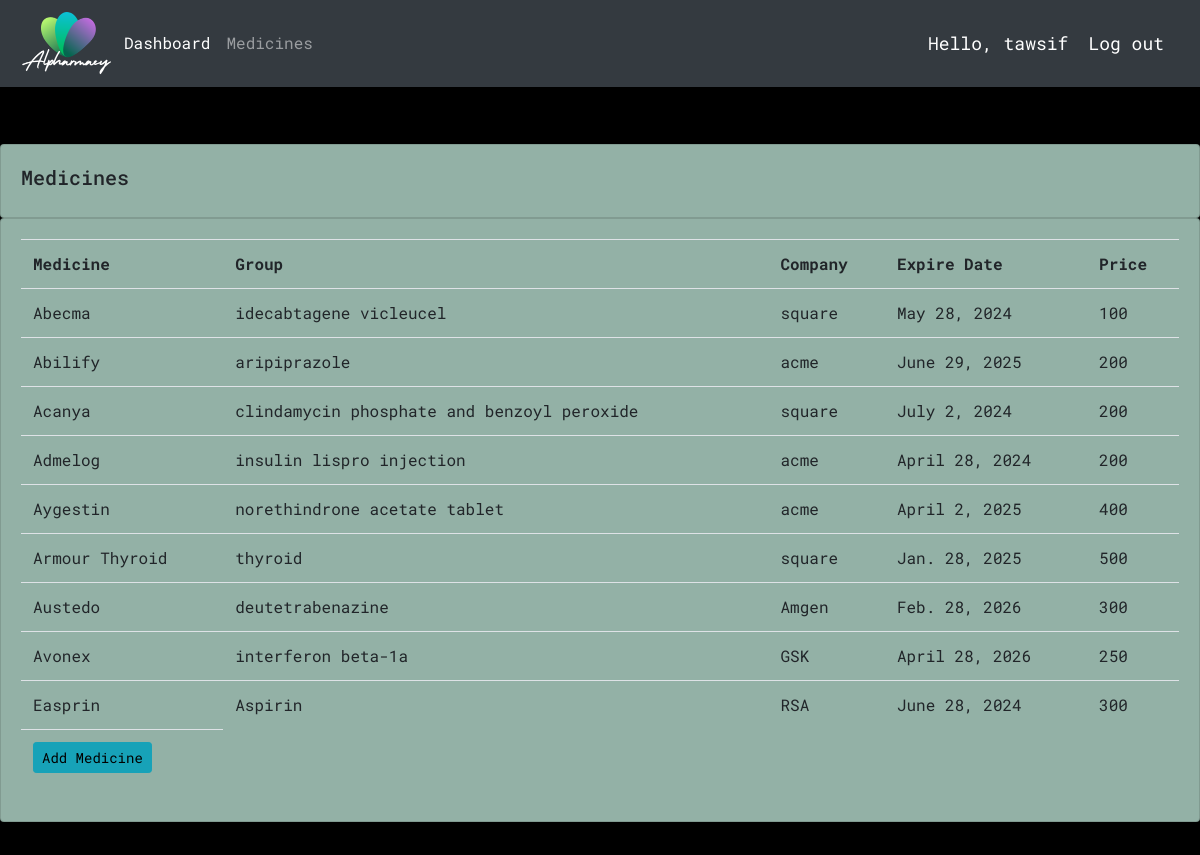
Screenshot of /medicines/ (signed in) with the database file from the repository.
### pharmacy_app/models.py (models this page shows, shortened)
class Medicine(models.Model):
    medicine_name = models.CharField(max_length=100,null=True)
    expire_date = models.DateField(null=True)
    group_name = models.CharField(max_length=100,null=True)
    company_name = models.CharField(max_length=100,null=True)
    price = models.PositiveIntegerField(null=True)
    digital = models.BooleanField(default=False,null=True, blank=True)
    image = models.ImageField(null=True, blank=True)

### pharmacy_app/views.py (the view)
# urls.py: path('medicines/',views.medicines,name='medicines'),
@login_required(login_url='login')
def medicines(request):
    medicines = Medicine.objects.all()
    return render(request,'pharmacy/medicines.html',{'medicines':medicines})

### pharmacy_app/templates/pharmacy/medicines.html
{% extends 'pharmacy/main.html' %}
{% block content %}
<br>
<div class="row">
    <div class = "col-md">
        <div class="card card-body">
            <h5>Medicines</h5>
        </div>
        <div class="card card-body">
            <table class="table">
                <tr>
                    <th>Medicine</th>
                    <th>Group</th>
                    <th>Company</th>
                    <th>Expire Date</th>
                    <th>Price</th>
                </tr>
                {% for medicine in medicines %}
                <tr>
                    <td>{{medicine.medicine_name}}</td>
                    <td>{{medicine.group_name}}</td>
                    <td>{{medicine.company_name}}</td>
                    <td>{{medicine.expire_date}}</td>
                    <td>{{medicine.price}}</td>
                </tr>
                {% endfor %}
                <tr>
                    <td><a class="btn btn-sm btn-info" href="{% url 'create_medicine' %}">Add Medicine</a></td>
                </tr>
            </table>
        </div>
    </div>
</div>
{% endblock content %}

### pharmacy_app/templates/pharmacy/navbar.html (shortened to what this page needs)
{% load static %}
<nav class="navbar navbar-expand-lg navbar-dark bg-dark">
    <img id='logo' src="{% static '/images/logo.png' %}" alt="...">
    <div class="collapse navbar-collapse" id="navbarNav">
      <ul class="navbar-nav">
        <li class="nav-item active">
          <a class="nav-link" href="{% url 'dashboard' %} ">Dashboard</a>
        </li>
        <li class="nav-item">
          <a class="nav-link" href="{% url 'medicines' %}">Medicines</a>
        </li>
      </ul>
    </div>
    <span class="hello-msg">Hello, {{request.user}}</span>
    <a class="hello-msg" href="{% url 'logout' %}">Log out</a>
  </nav>
<hr>

### static/css/main.css (style rules this page uses)
html,body { font-family: 'Martian Mono', monospace; font-family: 'Roboto Mono', monospace; background-color: black; }
.card { background-color: rgb(147, 177, 166) }
#logo { width: 100px; height: auto; }
.btn { color: black; }

### pharmacy_app/templates/pharmacy/navbar.html (style rules this page uses)
.hello-msg { font-size: 18px; color: #fff; margin-right: 20px; }

### rows the page displays
Medicine: medicine_name "Abecma", group_name "idecabtagene vicleucel", company_name "square", expire_date "May 28, 2024", price "100"
Medicine: medicine_name "Abilify", group_name "aripiprazole", company_name "acme", expire_date "June 29, 2025", price "200"
Medicine: medicine_name "Acanya", group_name "clindamycin phosphate and benzoyl peroxide", company_name "square", expire_date "July 2, 2024", price "200"
Medicine: medicine_name "Admelog", group_name "insulin lispro injection", company_name "acme", expire_date "April 28, 2024", price "200"
Medicine: medicine_name "Aygestin", group_name "norethindrone acetate tablet", company_name "acme", expire_date "April 2, 2025", price "400"
Medicine: medicine_name "Armour Thyroid", group_name "thyroid", company_name "square", expire_date "Jan. 28, 2025", price "500"
Medicine: medicine_name "Austedo", group_name "deutetrabenazine", company_name "Amgen", expire_date "Feb. 28, 2026", price "300"
Medicine: medicine_name "Avonex", group_name "interferon beta-1a", company_name "GSK", expire_date "April 28, 2026", price "250"
Medicine: medicine_name "Easprin", group_name "Aspirin", company_name "RSA", expire_date "June 28, 2024", price "300"

### other values shown
{{ request.user }} "tawsif"
